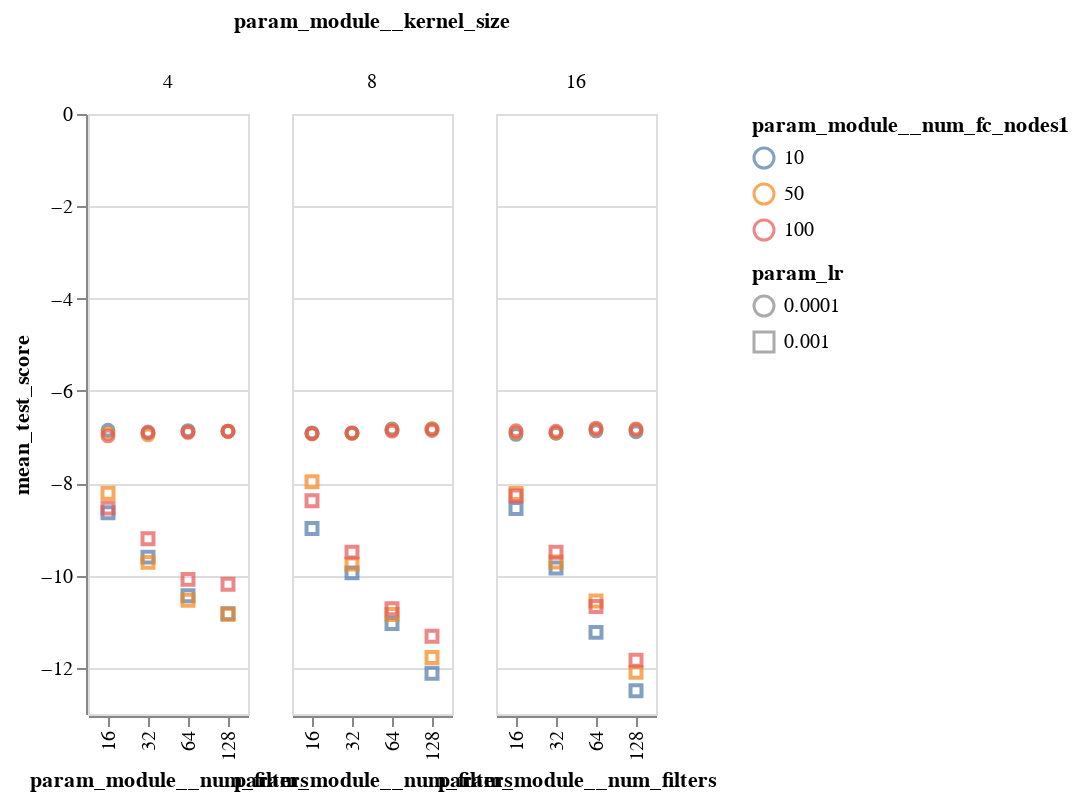

Notebook code for this chart:
### Code cell
alt.Chart(res_df).mark_point().encode(
    x='param_module__num_filters:O',
    y='mean_test_score:Q',
    color='param_module__num_fc_nodes1:N',
    column='param_module__kernel_size:N',
#     detail='model_desc:N',
    shape="param_lr:N",
    tooltip=["param_module__num_filters:N","param_module__kernel_size:N","param_lr:N","param_module__num_fc_nodes1:N"]
    
).interactive()
